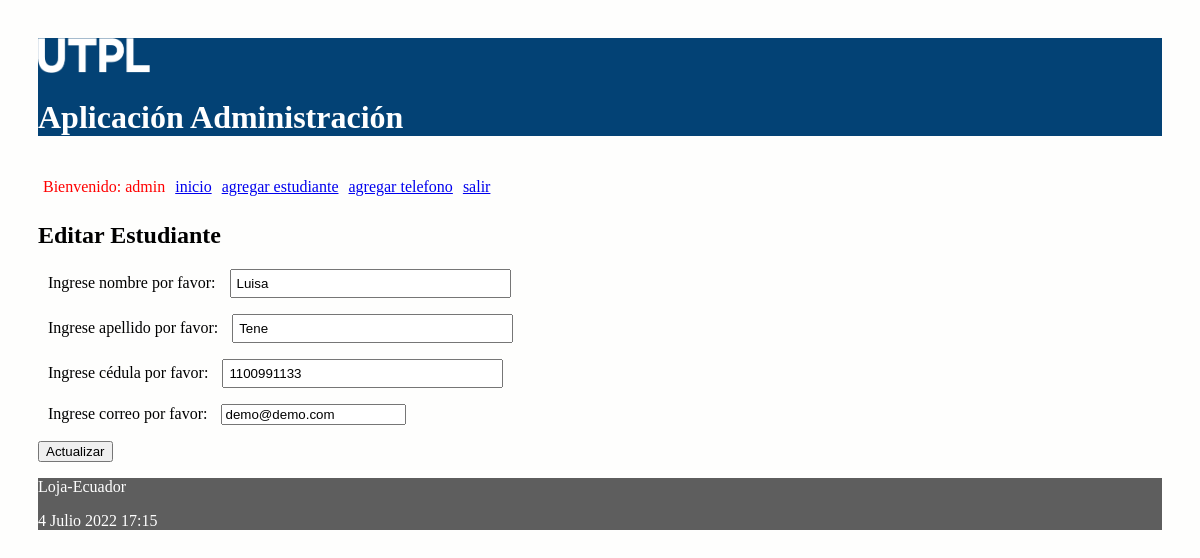
The app's page /editar_estudiante/2 (signed in) with its own data.
### administrativo/models.py (models this page shows, shortened)
class Estudiante(models.Model):
    nombre = models.CharField(max_length=30)
    apellido = models.CharField(max_length=30)
    cedula = models.CharField(max_length=30, unique=True)
    correo = models.EmailField()

### administrativo/views.py (the view)
# urls.py: path('editar_estudiante/<int:id>', views.editar_estudiante,
@login_required(login_url='/entrando/login/')
@permission_required('administrativo.change_estudiante', login_url="/entrando/login/")
def editar_estudiante(request, id):
    estudiante = Estudiante.objects.get(pk=id)
    if request.method=='POST':
        formulario = EstudianteForm(request.POST, instance=estudiante)
        print(formulario.errors)
        if formulario.is_valid():
            formulario.save()
            return redirect(index)
    else:
        formulario = EstudianteForm(instance=estudiante)
    diccionario = {'formulario': formulario}
    return render(request, 'editarEstudiante.html', diccionario)

### administrativo/forms.py (shortened to what this page needs)
class EstudianteForm(ModelForm):
    class Meta:
        model = Estudiante
        fields = ['nombre', 'apellido', 'cedula', 'correo']
        labels = {
            'nombre': _('Ingrese nombre por favor'),
            'apellido': _('Ingrese apellido por favor'),
            'cedula': _('Ingrese cédula por favor'),
            'correo': _('Ingrese correo por favor'),
        }

### administrativo/templates/editarEstudiante.html (shortened to what this page needs)
{% extends "master.html" %}
{% block content %}
<h2>Editar Estudiante</h3>
<form action="" method="post">
  {{formulario.as_p}}
  <p><input type='submit' value='Actualizar'/></p>
</form>
{% endblock %}

### administrativo/templates/master.html (shortened to what this page needs)
<!DOCTYPE html>
<html>
  <head>
    {% load static %}
    <link rel="stylesheet" type="text/css" href="{% static 'css/estilos.css' %}">
    <link rel="stylesheet" type="text/css" href="https://cdn.datatables.net/1.10.25/css/jquery.dataTables.min.css">
  </head>
  <body>
  <header>
    <img src="{% static 'images/logo.png' %}" height="10%" width="10%" alt="My image">
    <h1>Aplicación Administración </h1>
    <nav class="top_menu">
      <ul>
        {% if user.is_authenticated %}
          <li> <span class="nombre_usuario"> Bienvenido: {{user.username}} </span></li>
        {% endif %}
        <li><a href="{% url 'index' %}">inicio</a></li>
        <li><a href="{% url 'crear_estudiante' %}">agregar estudiante</a></li>
        <li><a href="{% url 'crear_numero_telefonico' %}">agregar telefono</a></li>
        {% if user.is_authenticated %}
          <li><a href="{% url 'logout_view' %}">salir</a></li>
        {% else %}
          <li><a href="{% url 'login' %}">ingresar</a></li>
        {% endif %}
      </ul>
    </nav>
  </header>
  <section>
      {% block content %}
      {% endblock %}
  </section>
    <footer>
      <p>Loja-Ecuador</p>
      <p>{% now "j F Y H:i" %}</p>
    </footer>
  </body>
</html>

### administrativo/static/css/estilos.css (style rules this page uses)
body { background: #FEFEFD; padding: 30px; }
header { background: #034275; color: #FFF; }
section { width: 100%; }
input[type=text], input[type=number] { width: 25%; padding: 5px 5px; box-sizing: border-box; }
label { padding: 12px 10px; }
.nombre_usuario { color: red; }
.top_menu ul { list-style:none; float:left; padding: 5px; width:95%; }
.top_menu ul li { float:left; margin-right:10px; margin-bottom:5px; text: #FFF; }
footer { background: #5E5E5E; color: #FFF; }

### records on screen
Estudiante: nombre "Luisa", apellido "Tene", cedula "1100991133", correo "demo@demo.com"

### other values on screen
{{ user.username }} "admin"
